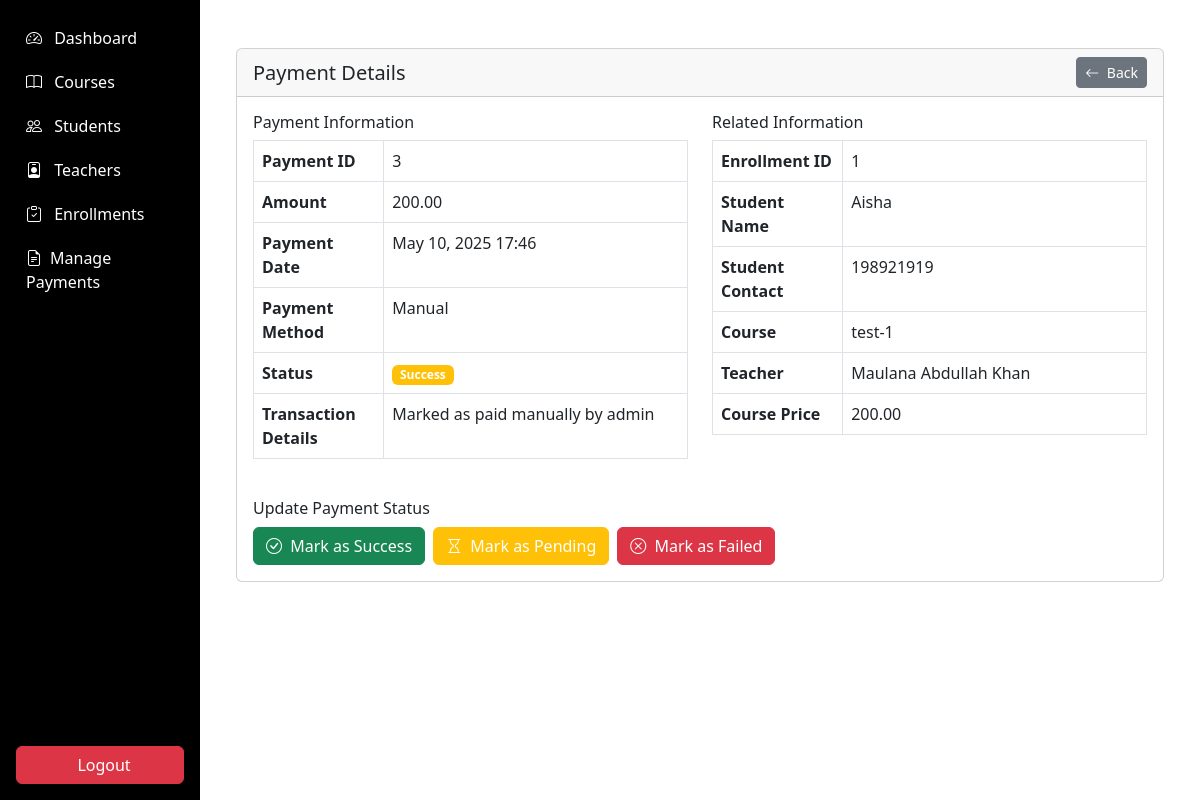
The app's page /admin/payments/payment_details.php?id=3 (signed in) with its own data.
### tables this page shows
CREATE TABLE `payments` (
  `payment_id` int(11) NOT NULL,
  `enrollment_id` int(11) NOT NULL,
  `amount` decimal(10,2) NOT NULL,
  `payment_date` timestamp NOT NULL DEFAULT current_timestamp(),
  `payment_method` varchar(50) DEFAULT NULL,
  `status` enum('success','failed','pending') DEFAULT 'pending',
  `transaction_details` text DEFAULT NULL
);

CREATE TABLE `enrollments` (
  `enrollment_id` int(11) NOT NULL,
  `student_id` int(11) NOT NULL,
  `course_id` int(11) NOT NULL,
  `enrollment_date` timestamp NOT NULL DEFAULT current_timestamp(),
  `completion_status` enum('not_started','in_progress','completed') DEFAULT 'not_started',
  `payment_status` enum('pending','paid','failed') DEFAULT 'pending',
  `transaction_id` varchar(100) DEFAULT NULL
);

CREATE TABLE `students` (
  `student_id` int(11) NOT NULL,
  `user_id` int(11) NOT NULL,
  `full_name` varchar(100) NOT NULL,
  `address` text DEFAULT NULL,
  `contact_number` varchar(20) DEFAULT NULL,
  `parent_name` varchar(100) DEFAULT NULL,
  `parent_contact` varchar(20) DEFAULT NULL,
  `previous_education` text DEFAULT NULL,
  `profile_image` varchar(255) DEFAULT NULL
);

CREATE TABLE `courses` (
  `course_id` int(11) NOT NULL,
  `title` varchar(100) NOT NULL,
  `description` text DEFAULT NULL,
  `image_url` varchar(255) DEFAULT NULL,
  `teacher_id` int(11) DEFAULT NULL,
  `duration` varchar(50) DEFAULT NULL,
  `price` decimal(10,2) DEFAULT NULL,
  `is_featured` tinyint(1) DEFAULT 0,
  `created_at` timestamp NOT NULL DEFAULT current_timestamp(),
  `updated_at` timestamp NOT NULL DEFAULT current_timestamp() ON UPDATE current_timestamp()
);

CREATE TABLE `teachers` (
  `teacher_id` int(11) NOT NULL,
  `user_id` int(11) NOT NULL,
  `full_name` varchar(100) NOT NULL,
  `specialization` varchar(100) DEFAULT NULL,
  `bio` text DEFAULT NULL,
  `qualifications` text DEFAULT NULL,
  `contact_number` varchar(20) DEFAULT NULL,
  `profile_image` varchar(255) DEFAULT NULL
);

### admin/payments/payment_details.php (the view, shortened to what this page needs)
<?php
require_once '../../includes/auth.php';
$paymentId = $_GET['id'];
$statement = $db->prepare("
    SELECT p.*,
           e.enrollment_id,
           s.full_name as student_name, s.contact_number as student_contact,
           c.title as course_title, c.price as course_price,
           t.full_name as teacher_name
    FROM payments p
    JOIN enrollments e ON p.enrollment_id = e.enrollment_id
    JOIN students s ON e.student_id = s.student_id
    JOIN courses c ON e.course_id = c.course_id
    LEFT JOIN teachers t ON c.teacher_id = t.teacher_id
    WHERE p.payment_id = ?
");
$statement->execute([$paymentId]);
$payment = $statement->fetch();
?>
<!DOCTYPE html>
<html lang="en">
<head>
</head>
<body>
 <div class="container-fluid">
  <div class="row">
    <nav class="col-md-2 d-none d-md-block p-0 bg-dark sidebar" id="sidebar">
      <?php include '../includes/sidebar.php'; ?>
    </nav>
        <main class="col-md-10 ms-sm-auto p-4">
            <div class="container-fluid py-4">
                <div class="card mb-4">
                    <div class="card-header d-flex justify-content-between align-items-center">
                        <h5 class="mb-0">Payment Details</h5>
                        <div>
                            <a href="manage_payments.php" class="btn btn-sm btn-secondary">
                                <i class="bi bi-arrow-left me-1"></i> Back
                            </a>
                        </div>
                    </div>
                    <div class="card-body">
                        <div class="row">
                            <div class="col-md-6">
                                <h6>Payment Information</h6>
                                <table class="table table-bordered">
                                    <tr>
                                        <th width="30%">Payment ID</th>
                                        <td><?= $payment['payment_id'] ?></td>
                                    </tr>
                                    <tr>
                                        <th>Amount</th>
                                        <td><?= number_format($payment['amount'], 2) ?></td>
                                    </tr>
                                    <tr>
                                        <th>Payment Date</th>
                                        <td><?= date('M d, Y H:i', strtotime($payment['payment_date'])) ?></td>
                                    </tr>
                                    <tr>
                                        <th>Payment Method</th>
                                        <td><?= ucwords(str_replace('_', ' ', $payment['payment_method'])) ?></td>
                                    </tr>
                                    <tr>
                                        <th>Status</th>
                                        <td>
                                            <span class="badge bg-<?=
                                                $payment['status'] === 'paid' ? 'success' :
                                                ($payment['status'] === 'failed' ? 'danger' : 'warning')
                                            ?>">
                                                <?= ucfirst($payment['status']) ?>
                                            </span>
                                        </td>
                                    </tr>
                                    <tr>
                                        <th>Transaction Details</th>
                                        <td><?= htmlspecialchars($payment['transaction_details']) ?></td>
                                    </tr>
                                </table>
                            </div>
                            <div class="col-md-6">
                                <h6>Related Information</h6>
                                <table class="table table-bordered">
                                    <tr>
                                        <th width="30%">Enrollment ID</th>
                                        <td><?= $payment['enrollment_id'] ?></td>
                                    </tr>
                                    <tr>
                                        <th>Student Name</th>
                                        <td><?= htmlspecialchars($payment['student_name']) ?></td>
                                    </tr>
                                    <tr>
                                        <th>Student Contact</th>
                                        <td><?= htmlspecialchars($payment['student_contact']) ?></td>
                                    </tr>
                                    <tr>
                                        <th>Course</th>
                                        <td><?= htmlspecialchars($payment['course_title']) ?></td>
                                    </tr>
                                    <tr>
                                        <th>Teacher</th>
                                        <td><?= htmlspecialchars($payment['teacher_name'] ?? 'N/A') ?></td>
                                    </tr>
                                    <tr>
                                        <th>Course Price</th>
                                        <td><?= number_format($payment['course_price'], 2) ?></td>
                                    </tr>
                                </table>
                            </div>
                        </div>
                        <div class="mt-4">
                            <h6>Update Payment Status</h6>
                            <div class="d-flex gap-2">
                                <a href="payment_details.php?id=<?= $paymentId ?>&update_status=success"
                                   class="btn btn-success <?= $payment['status'] === 'paid' ? 'disabled' : '' ?>">
                                    <i class="bi bi-check-circle me-1"></i> Mark as Success
                                </a>
                                <a href="payment_details.php?id=<?= $paymentId ?>&update_status=pending"
                                   class="btn btn-warning text-white <?= $payment['status'] === 'pending' ? 'disabled' : '' ?>">
                                    <i class="bi bi-hourglass me-1"></i> Mark as Pending
                                </a>
                                <a href="payment_details.php?id=<?= $paymentId ?>&update_status=failed"
                                   class="btn btn-danger <?= $payment['status'] === 'failed' ? 'disabled' : '' ?>">
                                    <i class="bi bi-x-circle me-1"></i> Mark as Failed
                                </a>
                            </div>
                        </div>
                    </div>
                </div>
            </div>
                </main>
        </div>
    </div>
</body>
</html>

### admin/includes/sidebar.php (style rules this page uses)
.sidebar { background-color:black; }

### records on screen
payments: payment_id "3", amount "200.00", payment_date "May 10, 2025 17:46", payment_method "Manual", status "Success", transaction_details "Marked as paid manually by admin", enrollment.enrollment_id "1", students.full_name "Aisha", students.contact_number "198921919", courses.title "test-1", teachers.full_name "Maulana Abdullah Khan", courses.price "200.00"
